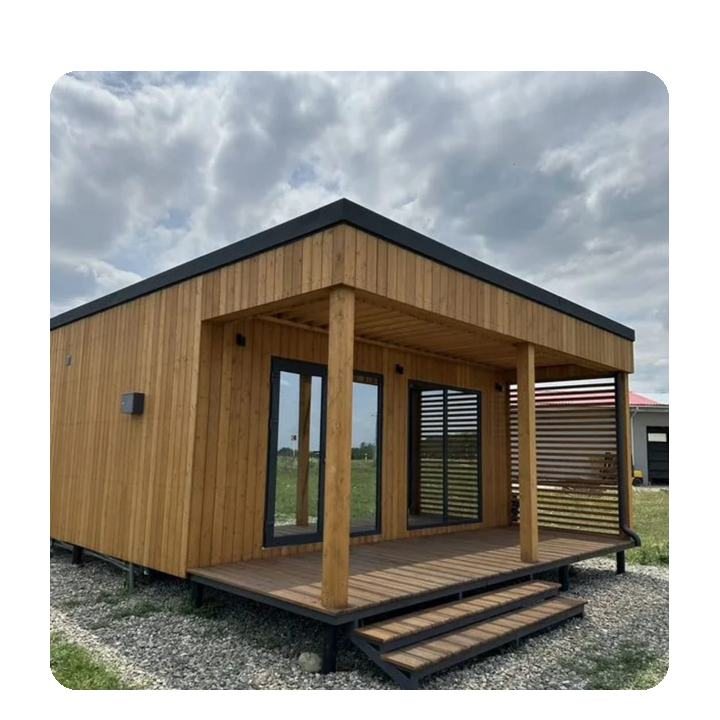
#> input picture frames-sm/frame_0001.jpg, 720 x 720 px, given in place of p01.jpg, which was not available
$ python prep_images.py ../frames-sm
#> lines starting #> are read from the running program, lines starting #| are printed output that depends on the picture
#!/usr/bin/env python3
"""Готовит фото для сайта из снимков с ak-stroydom.ru/portfolio.

    python prep_images.py <папка со скачанными фото p01.jpg … p33.jpg, podkl.jpg>"""
import sys
from pathlib import Path
from PIL import Image, ImageOps

SRC = Path(sys.argv[1])
A = Path(__file__).resolve().parent.parent / 'assets' / 'stroydom'
A.mkdir(parents=True, exist_ok=True)

# имя → (исходник, ширина, высота)
PHOTOS = {
    'hero-1': ('p01', 1600, 1000), 'hero-2': ('p08', 1600, 1000), 'hero-3': ('p06', 1600, 1000), 'hero-4': ('p13', 1600, 1000),
    'about-sm': ('p12', 700, 700), 'about-lg': ('p10', 1400, 900), 'dark': ('p09', 1600, 1000),
    'dir-1': ('p07', 1200, 900), 'dir-2': ('podkl', 1200, 900), 'dir-3': ('p06', 1200, 900), 'dir-4': ('p13', 1200, 900),
    'gal-1': ('p07', 900, 900), 'gal-2': ('p10', 900, 600), 'gal-3': ('p16', 900, 900),
    'gal-4': ('p02', 900, 600), 'gal-5': ('p30', 900, 900), 'gal-6': ('p28', 900, 600),
}
for name, (src, w, h) in PHOTOS.items():
    im = ImageOps.fit(Image.open(SRC / f'{src}.jpg').convert('RGB'), (w, h), Image.LANCZOS)
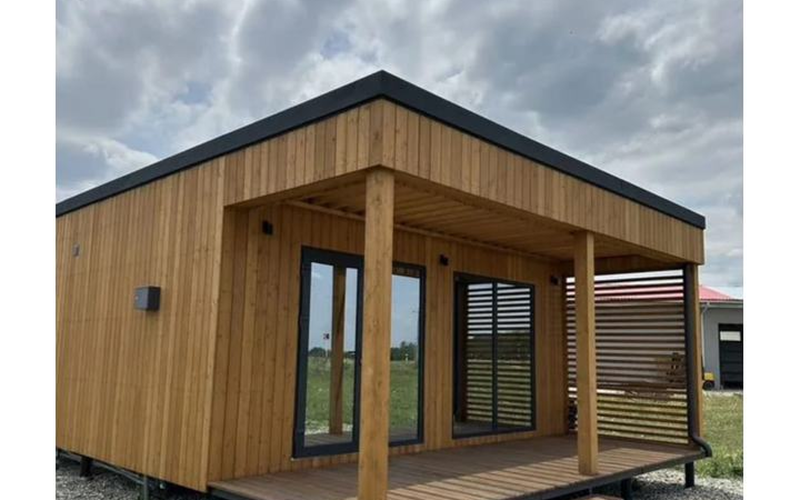
#> im: PIL image 1600x1000 RGB (shown at 1/2 size); mean R, G, B 139.1, 131.2, 120.4
    im.save(A / f'{name}.jpg', quality=80, optimize=True, progressive=True)
    im.save(A / f'{name}.webp', quality=78)
#> pass 2 of the loop `for name, (src, w, h) in PHOTOS.items():`:
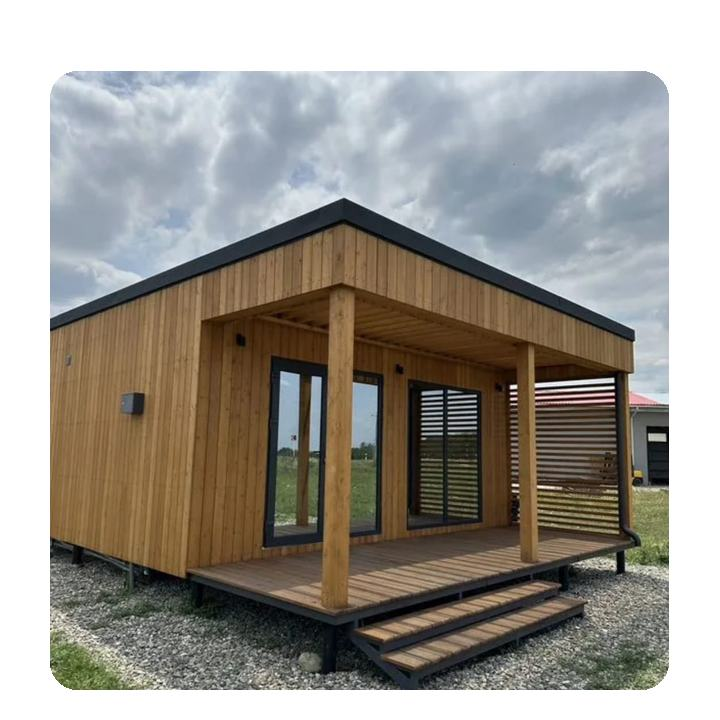
#> input picture frames-sm/frame_0002.jpg, 720 x 720 px, given in place of p08.jpg, which was not available
#> `im = ImageOps.fit(Image.open(SRC / f'{src}.jpg').convert('RGB'), (w, h..`:
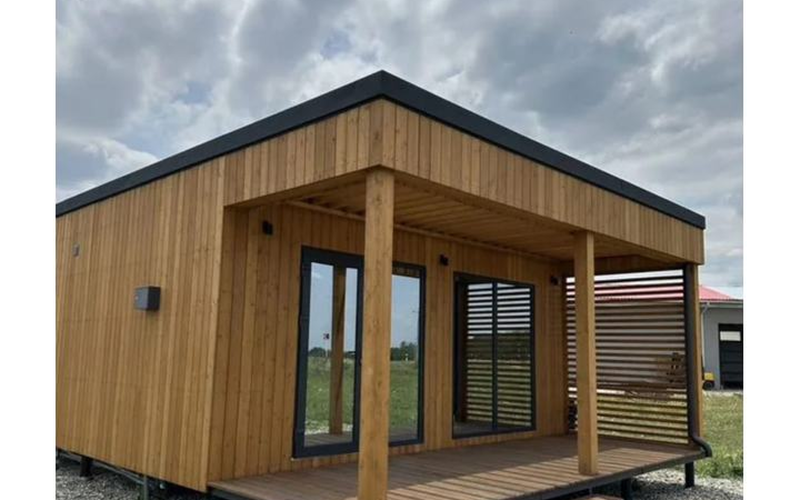
#> im: PIL image 1600x1000 RGB (shown at 1/2 size); mean R, G, B 139.1, 131.2, 120.4
#> (the run stopped early here; a loop or call above may not have finished)
